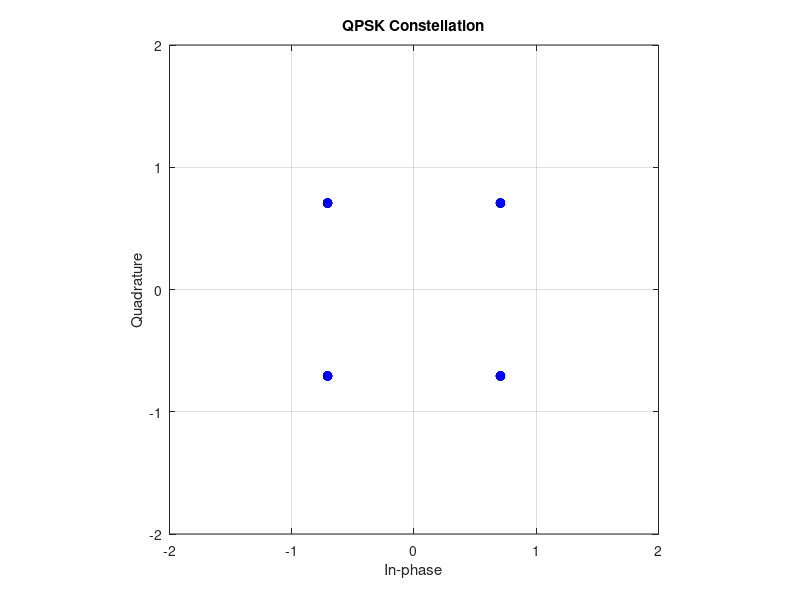

MATLAB code for this plot:
%% Module 2 : QPSK Modulation
clear;
clc;
close all;

%% Generate Random Bits

numBits = 100;

bits = randi([0 1],numBits,1);

%% Make sure number of bits is even

if mod(length(bits),2)~=0

    bits=[bits;0];

end

%% Group bits into pairs

bitPairs = reshape(bits,2,[])';

%% Initialize symbols

symbols = zeros(size(bitPairs,1),1);

%% Gray Mapping

for k=1:size(bitPairs,1)

    b1 = bitPairs(k,1);
    b2 = bitPairs(k,2);

    if b1==0 && b2==0
        symbols(k)=1+1j;

    elseif b1==0 && b2==1
        symbols(k)=-1+1j;

    elseif b1==1 && b2==1
        symbols(k)=-1-1j;

    elseif b1==1 && b2==0
        symbols(k)=1-1j;

    end

end

%% Normalize Power

symbols = symbols/sqrt(2);

%% Plot Constellation

figure;

plot(real(symbols),imag(symbols),'bo','MarkerFaceColor','b')

grid on

xlabel('In-phase')

ylabel('Quadrature')

title('QPSK Constellation')

axis([-2 2 -2 2])

axis square
